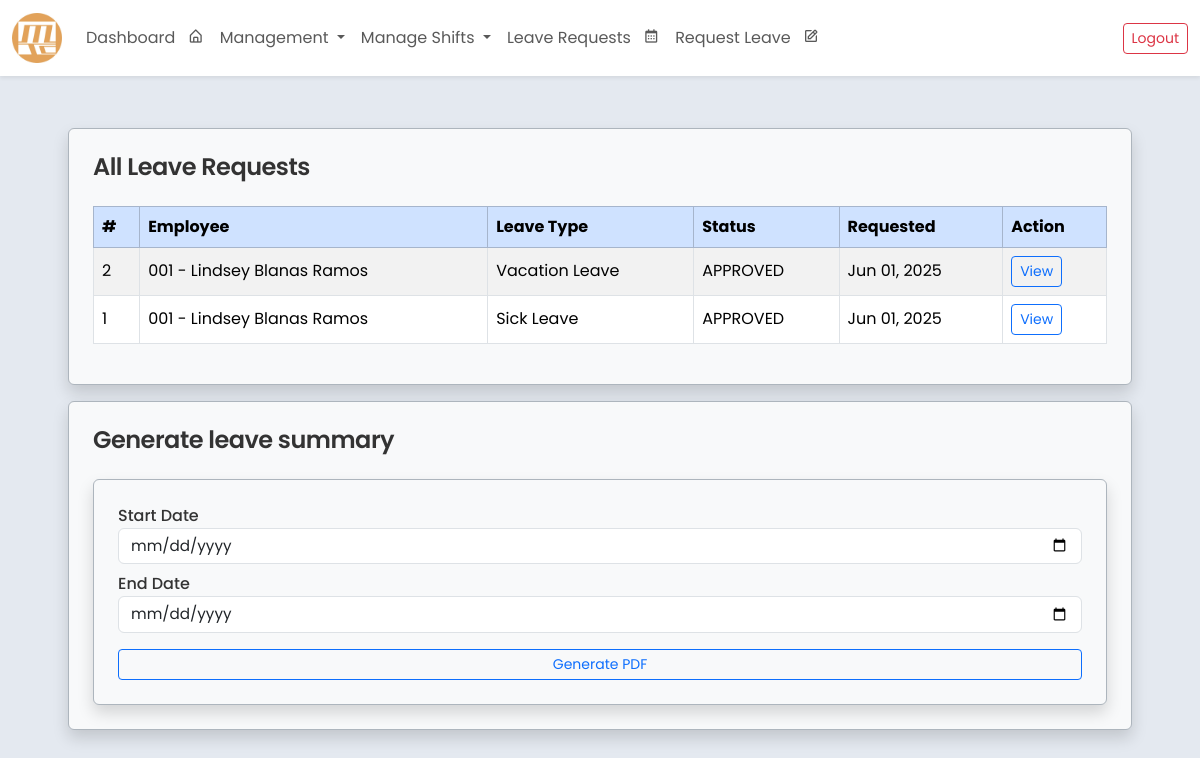
Screenshot of /gen_leave/ (signed in) with the database file from the repository.
### core/models.py (models this page shows, shortened)
class LeaveRequest(models.Model):
    class LeaveType(models.TextChoices):
        SICK = 'SICK', 'Sick Leave'
        MATERNITY = 'MATERNITY', 'Maternity Leave'
        PATERNITY = 'PATERNITY', 'Paternity Leave'
        VACATION = 'VACATION', 'Vacation Leave'
        EMERGENCY = 'EMERGENCY', 'Emergency Leave'
    class ApprovalStatus(models.TextChoices):
        PENDING = 'PENDING', 'PENDING'
        APPROVED = 'APPROVED', 'APPROVED'
        REJECTED = 'REJECTED', 'REJECTED'
    employee = models.ForeignKey('Employee', on_delete=models.CASCADE, related_name='leave_requests')
    leave_number = models.PositiveIntegerField(unique=True, editable=False)
    leave_dates = JSONField(default=list, blank=True, null=True)
    reason_for_leave = models.TextField()
    leave_type = models.CharField(max_length=20, choices=LeaveType.choices)
    remarks = models.TextField(blank=True, null=True)
    leave_credit_deduction = models.PositiveIntegerField(default=0)
    deduction_applied = models.BooleanField(default=False)
    department_approval = models.CharField(max_length=10, choices=ApprovalStatus.choices, default=ApprovalStatus.PENDING)
    hr_approval = models.CharField(max_length=10, choices=ApprovalStatus.choices, default=ApprovalStatus.PENDING)
    president_approval = models.CharField(max_length=10, choices=ApprovalStatus.choices, default=ApprovalStatus.PENDING)
    status = models.CharField(max_length=10, choices=ApprovalStatus.choices, default=ApprovalStatus.PENDING)
    paid_dates = models.PositiveIntegerField(default=0)
    unpaid_dates = models.PositiveIntegerField(default=0)
    created_at = models.DateTimeField(auto_now_add=True)

class Employee(models.Model):
    SEX_CHOICES = [
        ('Male', 'Male'),
        ('Female', 'Female'),
        ('Other', 'Prefer not to Say'),
    ]
    ROLE_CHOICES = [
        ('Regular Employee', 'Regular Employee'),
        ('Department Head', 'Department Head'),
        ('Admin(HR)', 'Admin(HR)'),
        ('Supervisor', 'Supervisor'),
        ('President', 'President')
    ]
    STATUS_CHOICES = [
        ('Active', 'Active'),
        ('Inactive', 'Inactive'),
    ]
    employee_id = models.AutoField(primary_key=True)
    company_id = models.CharField(max_length=20, blank=False, unique=True)
    first_name = models.CharField(max_length=100, blank=False)
    middle_name = models.CharField(max_length=100, blank=True, null=True)
    last_name = models.CharField(max_length=100, blank=False)
    sex = models.CharField(max_length=20, choices=SEX_CHOICES, blank=False)
    role = models.CharField(max_length=20, choices=ROLE_CHOICES, default='Regular Employee', blank=False)
    status = models.CharField(max_length=10, choices=STATUS_CHOICES, default='Active')
    department = models.ForeignKey(
        Department,
        related_name="employees",
        on_delete=models.SET_NULL,
        null=True,
        blank=True
    )
    contact_number = models.CharField(max_length=15, blank=False)
    date_employed = models.DateField()
    leave_credits = models.IntegerField(default=0, blank=False)
    leave_credits2 = models.IntegerField(default=0, blank=False)
    user_account = models.OneToOneField(User, on_delete=models.SET_NULL, null=True, blank=True, related_name='employee')
    class Meta:
        ordering = ['last_name', 'first_name']
        verbose_name = 'Employee'
        verbose_name_plural = 'Employees'
        db_table = 'employee_table'
    def __str__(self):
        return f"{self.company_id} - {self.first_name} {self.middle_name if self.middle_name else ''} {self.last_name}"

### core/views.py (the view)
# urls.py: path('gen_leave/', views.gen_leave, name='gen_leave'),
def gen_leave(request):
    user = request.user
    role = user.employee.role
    department = user.employee.department
    if role == "President" or department.name == "Human Resources":
        leave_requests = LeaveRequest.objects.select_related('employee').order_by('-created_at')
    else:
        leave_requests = LeaveRequest.objects.select_related('employee').filter(employee__department=department).order_by('-created_at')
    return render(request, 'leave_response_general.html', {'leave_requests': leave_requests})

### core/templates/leave_response_general.html (shortened to what this page needs)
<!DOCTYPE html>
<html lang="en">
{% extends 'base.html' %}
    {% load static %}
    {% block content %}
    <div class="row px-5">
    <div class="p-2 d-flex w-100">
        <div class="d-flex flex-column border border-dark-subtle p-4 rounded shadow w-100 bg-light">
            <h4 class="mb-4">All Leave Requests</h4>
            {% if leave_requests %}
                <div class="table-responsive">
                    <table class="table table-bordered table-striped align-middle">
                        <thead class="table-primary">
                            <tr>
                                <th>#</th>
                                <th>Employee</th>
                                <th>Leave Type</th>
                                <th>Status</th>
                                <th>Requested</th>
                                <th>Action</th>
                            </tr>
                        </thead>
                        <tbody>
                            {% for leave in leave_requests %}
                                <tr>
                                    <td>{{ leave.leave_number }}</td>
                                    <td>{{ leave.employee }}</td>
                                    <td>{{ leave.get_leave_type_display }}</td>
                                    <td>{{ leave.status }}</td>
                                    <td>{{ leave.created_at|date:"M d, Y" }}</td>
                                    <td>
                                        {% if leave.deduction_applied %}
                                            <a href="{% url 'leave_request_detail' leave.pk %}" class="btn btn-sm btn-outline-primary">
                                                View
                                            </a>
                                        {% else %}
                                            <a href="{% url 'respond_leave_request' leave.id %}" class="btn btn-sm btn-outline-primary">
                                                Respond
                                            </a>
                                        {% endif %}
                                    </td>
                                </tr>
                            {% endfor %}
                        </tbody>
                    </table>
                </div>
            {% else %}
                <div class="text-muted">No leave requests available.</div>
            {% endif %}
        </div>
    </div>
</div>
<form method="get" action="{% url 'leave_summary_pdf' %}" target="_blank">
    <div class="row px-5">
        <div class="p-2 d-flex w-100">
            <div class="d-flex flex-column border border-dark-subtle p-4 rounded shadow w-100 bg-light">
                <h4 class="mb-4">Generate leave summary</h4>
                <div class="d-flex flex-column border border-dark-subtle p-4 rounded shadow w-100 bg-light">
                    <label for="start_date">Start Date</label>
                    <input type="date" id="start_date" name="start_date" class="form-control mb-2" required>
                    <label for="end_date">End Date</label>
                    <input type="date" id="end_date" name="end_date" class="form-control mb-3" required>
                    <button type="submit" class="btn btn-sm btn-outline-primary">Generate PDF</button>
                </div>
            </div>
        </div>
    </div>
</form>
    {% endblock %}

### core/templates/base.html (style rules this page uses)
body { font-family: 'Poppins', sans-serif; font-size: 1rem; color: #333; background-color:rgb(228, 233, 240); }
h1, h2, h3, h4, h5, h6 { font-weight: 600; letter-spacing: -0.5px; }
label { font-weight: 500; }
.form-control { font-size: 0.95rem; }

### rows the page displays
LeaveRequest: leave_number "2", employee "001 - Lindsey Blanas Ramos", leave_type "Vacation Leave", status "APPROVED", created_at "Jun 01, 2025", deduction_applied "View"
LeaveRequest: leave_number "1", employee "001 - Lindsey Blanas Ramos", leave_type "Sick Leave", status "APPROVED", created_at "Jun 01, 2025", deduction_applied "View"
